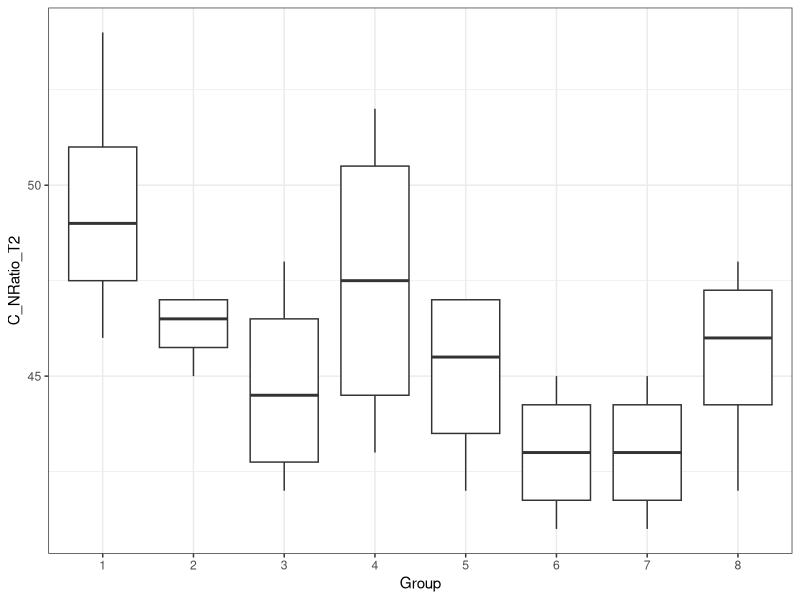
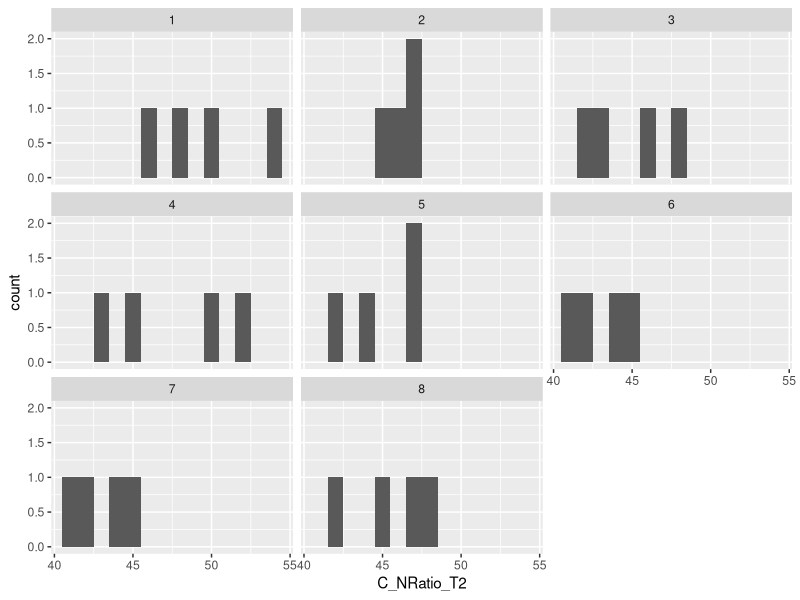
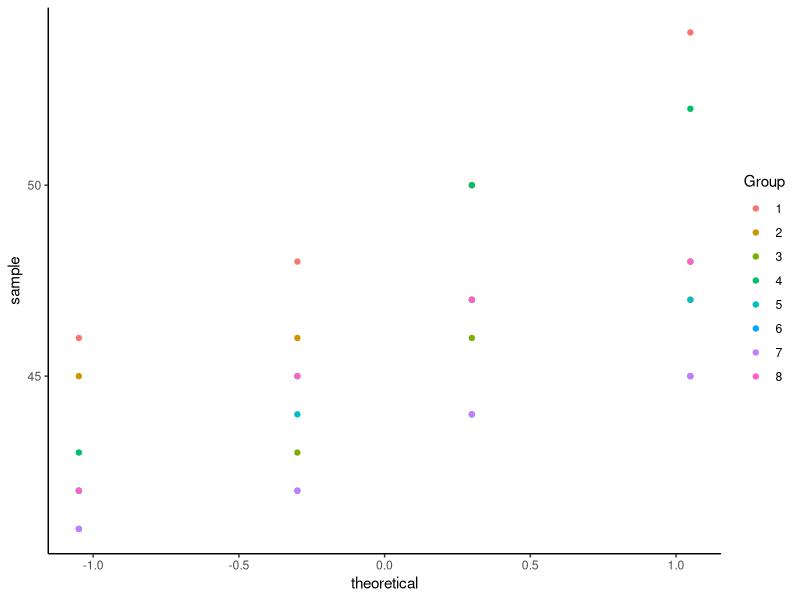
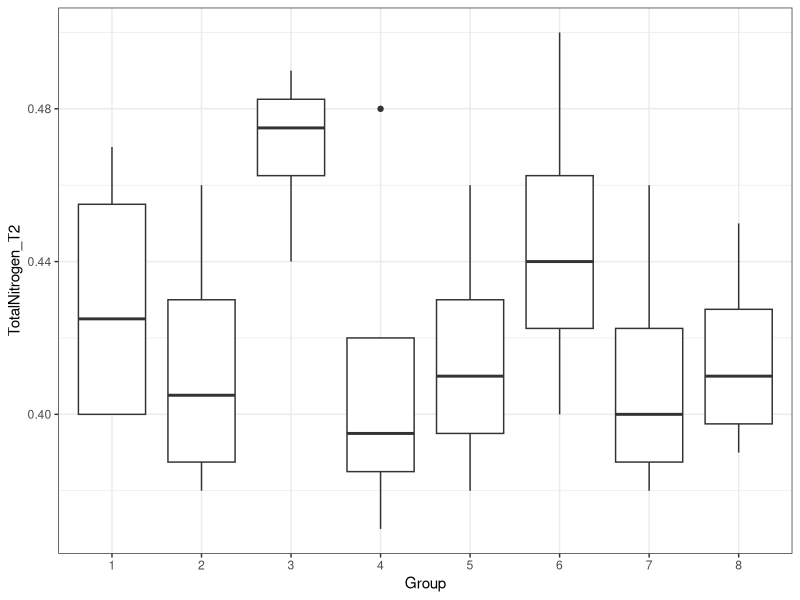
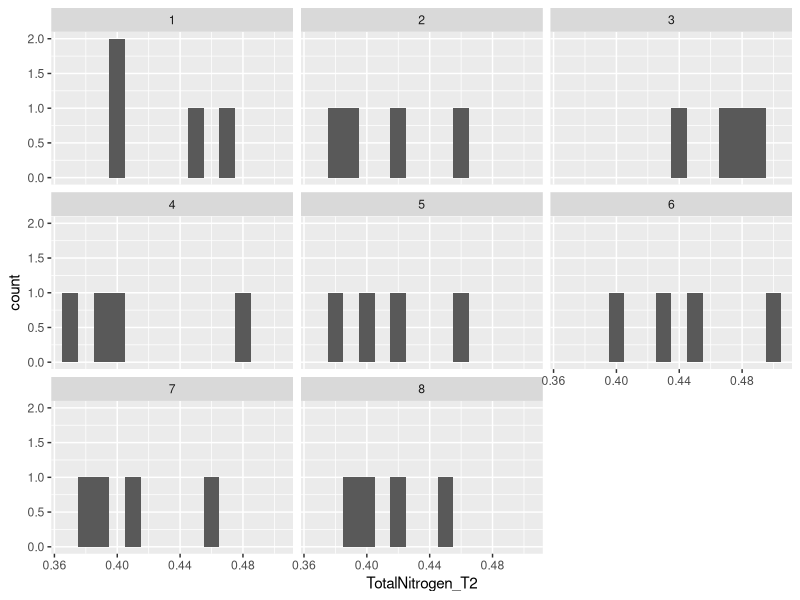
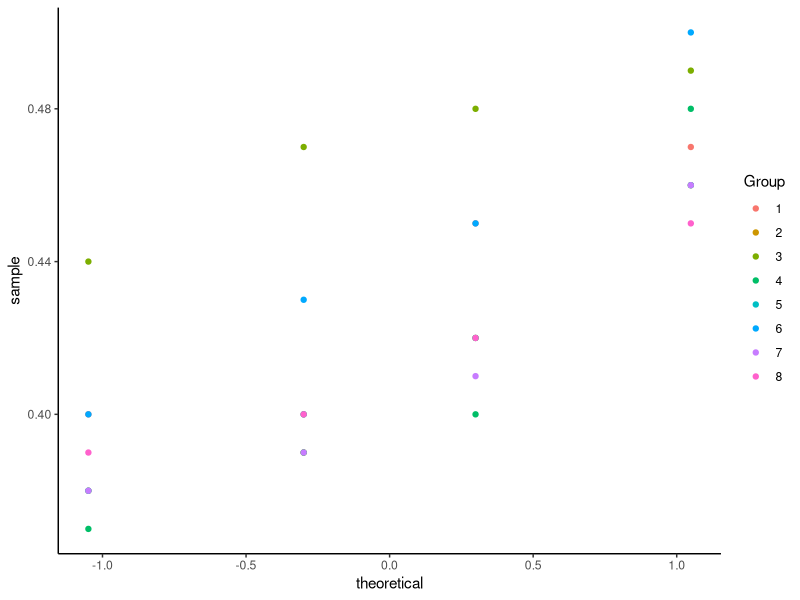
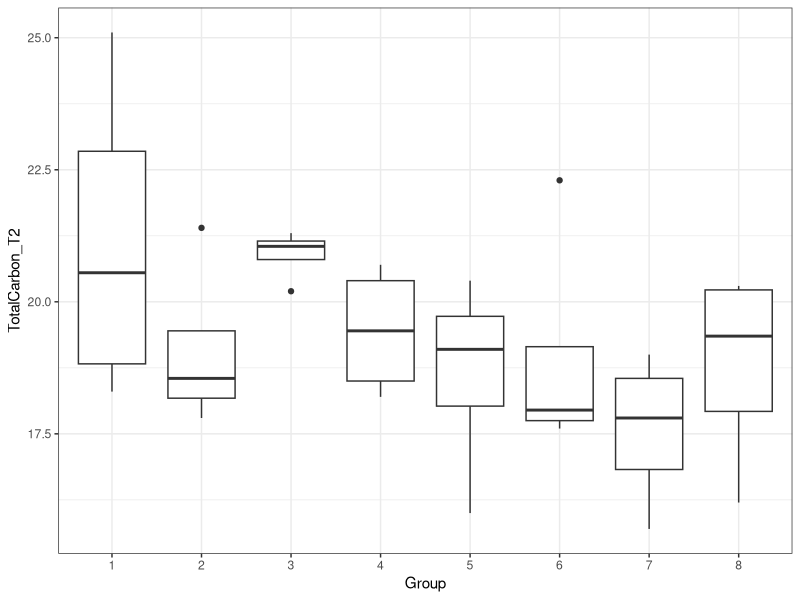
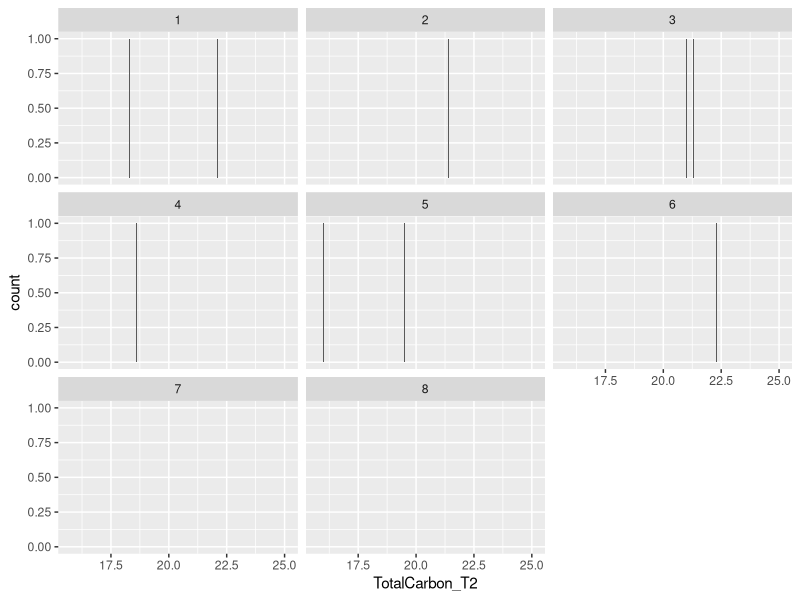

Write the R code that produced these figures, in order. (Note: this script raises an error after producing the figures.)
#### Media Analysis Experiment 1 ####

# Before anything else, verify that your environment is totally clear.
# This is important, because old objects can foul up the works
# Clean up the working environment
rm(list = ls())

# Verify working directory, should be ~/Documents/Analyses/lastname_first
getwd()

# Load tidyverse
library("tidyverse")
# Check for updates
tidyverse_update()

#### Cleaning up the data ####

library(readr)
Media <- read_csv("Shadehouse/SoilTests_Time2.csv")

colnames(Media)[3:3] <- c("Group") ## Renaming the columns
Media$Group <- as.factor(Media$Group)

#### Calculating summary stats to look at change from baseline ####

summ_Media <- Media %>%
  group_by(Group) %>% 
  summarise(mean_C_NRatio_T2 = mean(C_NRatio_T2),
            sd_C_NRatio_T2 = sd(C_NRatio_T2), mean_TotalNitrogen_T2 = mean(TotalNitrogen_T2),
            sd_TotalNitrogen_T2 = sd(TotalNitrogen_T2), mean_TotalCarbon_T2 = mean(TotalCarbon_T2),
            sd_TotalCarbon_T2 = sd(TotalCarbon_T2), ean_DryMatter_T2 = mean(DryMatter_T2),
            sd_DryMatter_T2 = sd(DryMatter_T2), mean_Sodium_T2 = mean(Sodium_T2),
            sd_Sodium_T2 = sd(Sodium_T2), mean_Magnesium_T2 = mean(Magnesium_T2),
            sd_Magnesium_T2 = sd(Magnesium_T2), mean_Calcium_T2 = mean(Calcium_T2),
            sd_Calcium_T2 = sd(Calcium_T2), mean_Potassium_T2 = mean(Potassium_T2),
            sd_Potassium_T2 = sd(Potassium_T2), mean_Sulphur_T2 = mean(Sulphur_T2),
            sd_Sulphur_T2 = sd(Sulphur_T2), mean_Phosphorus_T2 = mean(Phosphorus_T2),
            sd_Phosphorus_T2 = sd(Phosphorus_T2), mean_Ammonium_T2 = mean(Ammonium_T2),
            sd_Ammonium_T2 = sd(Ammonium_T2), mean_Nitrate_T2 = mean(Nitrate_T2),
            sd_Nitrate_T2 = sd(Nitrate_T2), mean_ElectricalConductivity_T2 = mean(ElectricalConductivity_T2),
            sd_ElectricalConductivity_T2 = sd(ElectricalConductivity_T2), mean_pH_T2 = mean(pH_T2),
            sd_pH_T2 = sd(pH_T2))
            

print(summ_Media)


#### Analyzing the differences for each test between groups ####

ggplot(Media, aes(x = Group, y = C_NRatio_T2, group = Group))+
  geom_boxplot() +
  theme_bw() 
ggplot(Media) +
  geom_histogram(aes(C_NRatio_T2), binwidth = 1)+
  facet_wrap(~Group)
ggplot(Media)+
  geom_qq(aes(sample = C_NRatio_T2, color = Group)) +
  theme_classic()

# Check for Homogeneous variance
summ_Media <- Media %>%
  group_by(Group) %>% 
  summarise(mean_C_NRatio_T2 = mean(C_NRatio_T2),
            sd_C_NRatio_T2 = sd(C_NRatio_T2),
            n_C_NRatio_T2 = n())
ratio <-(max(summ_Media$sd_C_NRatio_T2))/(min(summ_Media$sd_C_NRatio_T2))
print(ratio)

# Ratio is too high, try a transformation
Media <- Media %>%
  mutate(logC_NRatio_T2 = log(C_NRatio_T2))

# Check for Homogeneous variance
summ_Media <- Media %>%
  group_by(Group) %>% 
  summarise(mean_logC_NRatio_T2 = mean(logC_NRatio_T2),
            sd_logC_NRatio_T2 = sd(logC_NRatio_T2),
            n_logC_NRatio_T2 = n())
ratio <-(max(summ_Media$sd_logC_NRatio_T2))/(min(summ_Media$sd_logC_NRatio_T2))
print(ratio)

# Did not help, kruskal wallis then
kruskal.test(C_NRatio_T2 ~ Group, data = Media)

# non-significant between treatment groups

# Total Nitrogen
ggplot(Media, aes(x = Group, y = TotalNitrogen_T2, group = Group))+
  geom_boxplot() +
  theme_bw() 
ggplot(Media) +
  geom_histogram(aes(TotalNitrogen_T2), binwidth = 0.01)+
  facet_wrap(~Group)
ggplot(Media)+
  geom_qq(aes(sample = TotalNitrogen_T2, color = Group)) +
  theme_classic()

# Check for Homogeneous variance
summ_Media <- Media %>%
  group_by(Group) %>% 
  summarise(mean_TotalNitrogen_T2 = mean(TotalNitrogen_T2),
            sd_TotalNitrogen_T2 = sd(TotalNitrogen_T2),
            n_TotalNitrogen_T2 = n())
ratio <-(max(summ_Media$sd_TotalNitrogen_T2))/(min(summ_Media$sd_TotalNitrogen_T2))
print(ratio)

# below 3, can do an ANOVA
library("nlme")
library("multcomp")
model01 <- lm(TotalNitrogen_T2~Group, data = Media)
anova(model01)
summary(model01)

# No difference in total N between groups

# Total Carbon
ggplot(Media, aes(x = Group, y = TotalCarbon_T2, group = Group))+
  geom_boxplot() +
  theme_bw() 
ggplot(Media) +
  geom_histogram(aes(TotalCarbon_T2), binwidth = 0.01)+
  facet_wrap(~Group)
ggplot(Media)+
  geom_qq(aes(sample = TotalCarbon_T2, color = Group)) +
  theme_classic()

# Check for Homogeneous variance
summ_Media <- Media %>%
  group_by(Group) %>% 
  summarise(mean_TotalCarbon_T2 = mean(TotalCarbon_T2),
            sd_TotalCarbon_T2 = sd(TotalCarbon_T2),
            n_TotalCarbon_T2 = n())
ratio <-(max(summ_Media$sd_TotalCarbon_T2))/(min(summ_Media$sd_TotalCarbon_T2))
print(ratio)

# Need to try a transformation
Media <- Media %>%
  mutate(logTotalCarbon_T2 = log(TotalCarbon_T2))

# Need to try another transformation
Media <- Media %>%
  mutate(sqrTotalCarbon_T2 = sqrt(TotalCarbon_T2))
# Check for Homogeneous variance
summ_Media <- Media %>%
  group_by(Group) %>% 
  summarise(mean_logTotalCarbon_T2 = mean(logTotalCarbon_T2),
            sd_logTotalCarbon_T2 = sd(logTotalCarbon_T2),
            n_logTotalCarbon_T2 = n())
ratio <-(max(summ_Media$sd_logTotalCarbon_T2))/(min(summ_Media$sd_logTotalCarbon_T2))
print(ratio)

# Check for Homogeneous variance
summ_Media <- Media %>%
  group_by(Group) %>% 
  summarise(mean_sqrTotalCarbon_T2 = mean(sqrTotalCarbon_T2),
            sd_sqrTotalCarbon_T2 = sd(sqrTotalCarbon_T2),
            n_sqrTotalCarbon_T2 = n())
ratio <-(max(summ_Media$sd_sqrTotalCarbon_T2))/(min(summ_Media$sd_sqrTotalCarbon_T2))
print(ratio)

# Did not help, kruskal wallis then
kruskal.test(TotalCarbon_T2 ~ Group, data = Media)

# No difference

# Sodium
ggplot(Media, aes(x = Group, y = Sodium_T2, group = Group))+
  geom_boxplot() +
  theme_bw() 
ggplot(Media) +
  geom_histogram(aes(Sodium_T2), binwidth = 1)+
  facet_wrap(~Group)
ggplot(Media)+
  geom_qq(aes(sample = Sodium_T2, color = Group)) +
  theme_classic()

# Check for Homogeneous variance
summ_Media <- Media %>%
  group_by(Group) %>% 
  summarise(mean_Sodium_T2 = mean(Sodium_T2),
            sd_Sodium_T2 = sd(Sodium_T2),
            n_Sodium_T2 = n())
ratio <-(max(summ_Media$sd_Sodium_T2))/(min(summ_Media$sd_Sodium_T2))
print(ratio)

# Need to try a transformation
Media <- Media %>%
  mutate(logSodium_T2 = log(Sodium_T2))
# Check for Homogeneous variance
summ_Media <- Media %>%
  group_by(Group) %>% 
  summarise(mean_logSodium_T2 = mean(logSodium_T2),
            sd_logSodium_T2 = sd(logSodium_T2),
            n_logSodium_T2 = n())
ratio <-(max(summ_Media$sd_logSodium_T2))/(min(summ_Media$sd_logSodium_T2))
print(ratio)

# Still too high
kruskal.test(Sodium_T2 ~ Group, data = Media)
# No difference

# Magnesium
ggplot(Media, aes(x = Group, y = Magnesium_T2, group = Group))+
  geom_boxplot() +
  theme_bw() 
ggplot(Media) +
  geom_histogram(aes(Magnesium_T2), binwidth = 1)+
  facet_wrap(~Group)
ggplot(Media)+
  geom_qq(aes(sample = Magnesium_T2, color = Group)) +
  theme_classic()

# Check for Homogeneous variance
summ_Media <- Media %>%
  group_by(Group) %>% 
  summarise(mean_Magnesium_T2 = mean(Magnesium_T2),
            sd_Magnesium_T2 = sd(Magnesium_T2),
            n_Magnesium_T2 = n())
ratio <-(max(summ_Media$sd_Magnesium_T2))/(min(summ_Media$sd_Magnesium_T2))
print(ratio)
# infinite (divided by a 0, so will just do kruskal-wallis)

kruskal.test(Magnesium_T2 ~ Group, data = Media)
# Not significant

# Potassium
ggplot(Media, aes(x = Group, y = Potassium_T2, group = Group))+
  geom_boxplot() +
  theme_bw() 
ggplot(Media) +
  geom_histogram(aes(Potassium_T2), binwidth = 1)+
  facet_wrap(~Group)
ggplot(Media)+
  geom_qq(aes(sample = Potassium_T2, color = Group)) +
  theme_classic()

# Check for Homogeneous variance
summ_Media <- Media %>%
  group_by(Group) %>% 
  summarise(mean_Potassium_T2 = mean(Potassium_T2),
            sd_Potassium_T2 = sd(Potassium_T2),
            n_Potassium_T2 = n())
ratio <-(max(summ_Media$sd_Potassium_T2))/(min(summ_Media$sd_Potassium_T2))
print(ratio)

# Try a transformation
Media <- Media %>%
  mutate(logPotassium_T2 = log(Potassium_T2))
# Check for Homogeneous variance
summ_Media <- Media %>%
  group_by(Group) %>% 
  summarise(mean_logPotassium_T2 = mean(logPotassium_T2),
            sd_logPotassium_T2 = sd(logPotassium_T2),
            n_logPotassium_T2 = n())
ratio <-(max(summ_Media$sd_logPotassium_T2))/(min(summ_Media$sd_logPotassium_T2))
print(ratio)

# Still > 3, need to do kruskal-wallis
kruskal.test(Potassium_T2 ~ Group, data = Media)
# Not significant

# Sulphur
ggplot(Media, aes(x = Group, y = Sulphur_T2, group = Group))+
  geom_boxplot() +
  theme_bw() 
ggplot(Media) +
  geom_histogram(aes(Sulphur_T2), binwidth = 1)+
  facet_wrap(~Group)
ggplot(Media)+
  geom_qq(aes(sample = Sulphur_T2, color = Group)) +
  theme_classic()

# Check for Homogeneous variance
summ_Media <- Media %>%
  group_by(Group) %>% 
  summarise(mean_Sulphur_T2 = mean(Sulphur_T2),
            sd_Sulphur_T2 = sd(Sulphur_T2),
            n_Sulphur_T2 = n())
ratio <-(max(summ_Media$sd_Sulphur_T2))/(min(summ_Media$sd_Sulphur_T2))
print(ratio)

## Try a transformation
Media <- Media %>%
  mutate(logSulphur_T2 = log(Sulphur_T2))
# Check for Homogeneous variance
summ_Media <- Media %>%
  group_by(Group) %>% 
  summarise(mean_logSulphur_T2 = mean(logSulphur_T2),
            sd_logSulphur_T2 = sd(logSulphur_T2),
            n_logSulphur_T2 = n())
ratio <-(max(summ_Media$sd_logSulphur_T2))/(min(summ_Media$sd_logSulphur_T2))
print(ratio)

# Still > 3, need to do kruskal-wallis
kruskal.test(Sulphur_T2 ~ Group, data = Media)
# Not significant

# Phosphorus
ggplot(Media, aes(x = Group, y = Phosphorus_T2, group = Group))+
  geom_boxplot() +
  theme_bw() 
ggplot(Media) +
  geom_histogram(aes(Phosphorus_T2), binwidth = 1)+
  facet_wrap(~Group)
ggplot(Media)+
  geom_qq(aes(sample = Phosphorus_T2, color = Group)) +
  theme_classic()

# Check for Homogeneous variance
summ_Media <- Media %>%
  group_by(Group) %>% 
  summarise(mean_Phosphorus_T2 = mean(Phosphorus_T2),
            sd_Phosphorus_T2 = sd(Phosphorus_T2),
            n_Phosphorus_T2 = n())
ratio <-(max(summ_Media$sd_Phosphorus_T2))/(min(summ_Media$sd_Phosphorus_T2))
print(ratio)

# Got an inf, so will just do kruskal-wallis
kruskal.test(Phosphorus_T2 ~ Group, data = Media)
# No difference

# Ammonium
ggplot(Media, aes(x = Group, y = Ammonium_T2, group = Group))+
  geom_boxplot() +
  theme_bw() 
ggplot(Media) +
  geom_histogram(aes(Ammonium_T2), binwidth = 1)+
  facet_wrap(~Group)
ggplot(Media)+
  geom_qq(aes(sample = Ammonium_T2, color = Group)) +
  theme_classic()

# Check for Homogeneous variance
summ_Media <- Media %>%
  group_by(Group) %>% 
  summarise(mean_Ammonium_T2 = mean(Ammonium_T2),
            sd_Ammonium_T2 = sd(Ammonium_T2),
            n_Ammonium_T2 = n())
ratio <-(max(summ_Media$sd_Ammonium_T2))/(min(summ_Media$sd_Ammonium_T2))
print(ratio)

# Got an inf, so will just do kruskal-wallis
kruskal.test(Ammonium_T2 ~ Group, data = Media)
# No difference

# Nitrate
ggplot(Media, aes(x = Group, y = Nitrate_T2, group = Group))+
  geom_boxplot() +
  theme_bw() 
ggplot(Media) +
  geom_histogram(aes(Nitrate_T2), binwidth = 1)+
  facet_wrap(~Group)
ggplot(Media)+
  geom_qq(aes(sample = Nitrate_T2, color = Group)) +
  theme_classic()

# Check for Homogeneous variance
summ_Media <- Media %>%
  group_by(Group) %>% 
  summarise(mean_Nitrate_T2 = mean(Nitrate_T2),
            sd_Nitrate_T2 = sd(Nitrate_T2),
            n_Nitrate_T2 = n())
ratio <-(max(summ_Media$sd_Nitrate_T2))/(min(summ_Media$sd_Nitrate_T2))
print(ratio)

# Try a transformation
Media <- Media %>%
  mutate(logNitrate_T2 = log(Nitrate_T2))
# Check for Homogeneous variance
summ_Media <- Media %>%
  group_by(Group) %>% 
  summarise(mean_logNitrate_T2 = mean(logNitrate_T2),
            sd_logNitrate_T2 = sd(logNitrate_T2),
            n_logNitrate_T2 = n())
ratio <-(max(summ_Media$sd_logNitrate_T2))/(min(summ_Media$sd_logNitrate_T2))
print(ratio)

# <3, do an ANOVA
model01 <- aov(Nitrate_T2~Group, data = Media)
anova(model01)
summary(model01)
# No difference

# ElectricalConductivity
ggplot(Media, aes(x = Group, y = ElectricalConductivity_T2, group = Group))+
  geom_boxplot() +
  theme_bw() 
ggplot(Media) +
  geom_histogram(aes(ElectricalConductivity_T2), binwidth = 1)+
  facet_wrap(~Group)
ggplot(Media)+
  geom_qq(aes(sample = ElectricalConductivity_T2, color = Group)) +
  theme_classic()

# Check for Homogeneous variance
summ_Media <- Media %>%
  group_by(Group) %>% 
  summarise(mean_ElectricalConductivity_T2 = mean(ElectricalConductivity_T2),
            sd_ElectricalConductivity_T2 = sd(ElectricalConductivity_T2),
            n_ElectricalConductivity_T2 = n())
ratio <-(max(summ_Media$sd_ElectricalConductivity_T2))/(min(summ_Media$sd_ElectricalConductivity_T2))
print(ratio)

# Got an inf, so will just do kruskal-wallis
kruskal.test(ElectricalConductivity_T2 ~ Group, data = Media)
# No difference

# pH
ggplot(Media, aes(x = Group, y = pH_T2, group = Group))+
  geom_boxplot() +
  theme_bw() 
ggplot(Media) +
  geom_histogram(aes(pH_T2), binwidth = 1)+
  facet_wrap(~Group)
ggplot(Media)+
  geom_qq(aes(sample = pH_T2, color = Group)) +
  theme_classic()

# Check for Homogeneous variance
summ_Media <- Media %>%
  group_by(Group) %>% 
  summarise(mean_pH_T2 = mean(pH_T2),
            sd_pH_T2 = sd(pH_T2),
            n_pH_T2 = n())
ratio <-(max(summ_Media$sd_pH_T2))/(min(summ_Media$sd_pH_T2))
print(ratio)

# Try a transformation
Media <- Media %>%
  mutate(logpH_T2 = log(pH_T2))
# Check for Homogeneous variance
summ_Media <- Media %>%
  group_by(Group) %>% 
  summarise(mean_logpH_T2 = mean(logpH_T2),
            sd_logpH_T2 = sd(logpH_T2),
            n_logpH_T2 = n())
ratio <-(max(summ_Media$sd_logpH_T2))/(min(summ_Media$sd_logpH_T2))
print(ratio)

# Still > 3, need to do kruskal-wallis
kruskal.test(pH_T2 ~ Group, data = Media)
# no difference

#### Pairwise Comparisons ####
# wattle comparisons
MediaWattle <- Media %>%
  mutate(Group = case_when(
    Group  %in% c(2, 4, 5, 7) ~ "wattle",
    Group %in% c(1, 3, 6, 8) ~ "no wattle",
    TRUE ~ NA_character_  # Optional: handles other values
  ))

ggplot(MediaWattle, aes(x = Group, y = TotalNitrogen_T2, group = Group))+
  geom_boxplot() +
  theme_bw() 
ggplot(MediaWattle) +
  geom_histogram(aes(TotalNitrogen_T2), binwidth = 1)+
  facet_wrap(~Group)
ggplot(MediaWattle)+
  geom_qq(aes(sample = TotalNitrogen_T2, color = Group)) +
  theme_classic()

wilcox.test(Nitrate_T2 ~ Group, data = MediaWattle, var.equal = TRUE,exact = FALSE, alternative = "less", mu = 0, conf.level = 0.95)
wilcox.test(Ammonium_T2 ~ Group, data = MediaWattle, var.equal = TRUE,exact = FALSE, alternative = "less", mu = 0, conf.level = 0.95)
wilcox.test(C_NRatio_T2 ~ Group, data = MediaWattle, var.equal = TRUE,exact = FALSE, alternative = "less", mu = 0, conf.level = 0.95)
wilcox.test(Phosphorus_T2 ~ Group, data = MediaWattle, var.equal = TRUE,exact = FALSE, alternative = "less", mu = 0, conf.level = 0.95)
wilcox.test(Potassium_T2 ~ Group, data = MediaWattle, var.equal = TRUE,exact = FALSE, alternative = "less", mu = 0, conf.level = 0.95)
t.test(TotalNitrogen_T2 ~ Group, data = MediaWattle, var.equal = FALSE)

# privet tests
MediaPrivet <- Media %>%
  mutate(Group = case_when(
    Group  %in% c(2, 3, 5, 8) ~ "privet",
    Group %in% c(1, 4, 6, 7) ~ "no privet",
    TRUE ~ NA_character_  # Optional: handles other values
  ))

t.test(TotalNitrogen_T2 ~ Group, data = MediaPrivet, var.equal = FALSE)
wilcox.test(Nitrate_T2 ~ Group, data = MediaPrivet, var.equal = TRUE,exact = FALSE, alternative = "less", mu = 0, conf.level = 0.95)
wilcox.test(Ammonium_T2 ~ Group, data = MediaPrivet, var.equal = TRUE,exact = FALSE, alternative = "less", mu = 0, conf.level = 0.95)
wilcox.test(C_NRatio_T2 ~ Group, data = MediaPrivet, var.equal = TRUE,exact = FALSE, alternative = "less", mu = 0, conf.level = 0.95)
wilcox.test(Phosphorus_T2 ~ Group, data = MediaPrivet, var.equal = TRUE,exact = FALSE, alternative = "less", mu = 0, conf.level = 0.95)
wilcox.test(Potassium_T2 ~ Group, data = MediaPrivet, var.equal = TRUE,exact = FALSE, alternative = "less", mu = 0, conf.level = 0.95)

summary_Privet <- MediaPrivet %>%
  group_by(Group) %>%
  summarise(mean_Phosphorus_T2 = mean(Phosphorus_T2),
            median_Phosphorus_T2 = median(Phosphorus_T2),
            IQR_Phosphorus_T2 = IQR(Phosphorus_T2),
            sd_Phosphorus_T2 = sd(Phosphorus_T2),
            var_Phosphorus_T2 = var(Phosphorus_T2),
            se_Phosphorus_T2 = sd(Phosphorus_T2)/sqrt(n()),
            n_Phosphorus_T2 = n())

print(summary_Privet)

# Woolly tests
MediaWoolly <- Media %>%
  mutate(Group = case_when(
    Group  %in% c(2, 3, 4, 6) ~ "woolly",
    Group %in% c(1, 5, 7, 8) ~ "no woolly",
    TRUE ~ NA_character_  # Optional: handles other values
  ))

t.test(TotalNitrogen_T2 ~ Group, data = MediaWoolly, var.equal = FALSE)
wilcox.test(Nitrate_T2 ~ Group, data = MediaWoolly, var.equal = TRUE,exact = FALSE, alternative = "less", mu = 0, conf.level = 0.95)
wilcox.test(Ammonium_T2 ~ Group, data = MediaWoolly, var.equal = TRUE,exact = FALSE, alternative = "less", mu = 0, conf.level = 0.95)
wilcox.test(C_NRatio_T2 ~ Group, data = MediaWoolly, var.equal = TRUE,exact = FALSE, alternative = "less", mu = 0, conf.level = 0.95)
wilcox.test(Phosphorus_T2 ~ Group, data = MediaWoolly, var.equal = TRUE,exact = FALSE, alternative = "less", mu = 0, conf.level = 0.95)
wilcox.test(Potassium_T2 ~ Group, data = MediaWoolly, var.equal = TRUE,exact = FALSE, alternative = "less", mu = 0, conf.level = 0.95)


# mixture of weeds vs monoculture
# Woolly tests
MediaMono <- Media %>%
  mutate(Group = case_when(
    Group  %in% c(2, 3, 4, 5) ~ "mixture",
    Group %in% c(6, 7, 8) ~ "monoculture",
    TRUE ~ NA_character_  # Optional: handles other values
  ))

# remove NA
MediaMono <- MediaMono %>%
  filter(!is.na(Group))

t.test(TotalNitrogen_T2 ~ Group, data = MediaMono, var.equal = FALSE)
wilcox.test(Nitrate_T2 ~ Group, data = MediaMono, var.equal = TRUE,exact = FALSE, alternative = "less", mu = 0, conf.level = 0.95)
wilcox.test(Ammonium_T2 ~ Group, data = MediaMono, var.equal = TRUE,exact = FALSE, alternative = "less", mu = 0, conf.level = 0.95)
wilcox.test(C_NRatio_T2 ~ Group, data = MediaMono, var.equal = TRUE,exact = FALSE, alternative = "less", mu = 0, conf.level = 0.95)
wilcox.test(Phosphorus_T2 ~ Group, data = MediaMono, var.equal = TRUE,exact = FALSE, alternative = "less", mu = 0, conf.level = 0.95)
wilcox.test(Potassium_T2 ~ Group, data = MediaMono, var.equal = TRUE,exact = FALSE, alternative = "less", mu = 0, conf.level = 0.95)

summary_Mono <- MediaMono %>%
  group_by(Group) %>%
  summarise(mean_Nitrate_T2 = mean(Nitrate_T2),
            median_Nitrate_T2 = median(Nitrate_T2),
            IQR_Nitrate_T2 = IQR(Nitrate_T2),
            sd_Nitrate_T2 = sd(Nitrate_T2),
            var_Nitrate_T2 = var(Nitrate_T2),
            se_Nitrate_T2 = sd(Nitrate_T2)/sqrt(n()),
            n_Nitrate_T2 = n())

print(summary_Mono)

#### Change in media paired comparisons ####

# make a new column that is the T 2 value minus the T 1 value
# Nitrate
Media <- Media %>%
  mutate(ChangeNitrate = (Nitrate_T2 - Nitrate_T1))
# Ammonium
Media <- Media %>%
  mutate(ChangeAmmonium = (Ammonium_T2 - Ammonium_T1))
# C_N Ratio
Media <- Media %>%
  mutate(ChangeC_NRatio = (C_NRatio_T2 - C_NRatio_T1))
# Phosphorus
Media <- Media %>%
  mutate(ChangePhosphorus = (Phosphorus_T2 - Phosphorus_T1))
# Potassium
Media <- Media %>%
  mutate(ChangePotassium = (Potassium_T2 - Potassium_T1))
# total Nitrogen
Media <- Media %>%
  mutate(ChangeTotalNitrogen = (TotalNitrogen_T2 - TotalNitrogen_T1))

# Show summary stats #
summ_MediaChange <- Media %>%
  group_by(Group) %>% 
  summarise(mean_ChangeC_NRatio = mean(ChangeC_NRatio),
            sd_ChangeC_NRatio = sd(ChangeC_NRatio), se_ChangeC_NRatio = sd(ChangeC_NRatio)/sqrt(n()), mean_ChangeTotalNitrogen = mean(ChangeTotalNitrogen),
            sd_ChangeTotalNitrogen = sd(ChangeTotalNitrogen), se_ChangeTotalNitrogen = sd(ChangeTotalNitrogen)/sqrt(n()),
            mean_ChangePotassium = mean(ChangePotassium), sd_ChangePotassium = sd(ChangePotassium),
            se_ChangePotassium = sd(ChangePotassium)/sqrt(n()), mean_ChangePhosphorus = mean(ChangePhosphorus),
            sd_ChangePhosphorus = sd(ChangePhosphorus), se_ChangePhosphorus = sd(ChangePhosphorus)/sqrt(n()), mean_ChangeAmmonium = mean(ChangeAmmonium),
            sd_ChangeAmmonium = sd(ChangeAmmonium), se_ChangeAmmonium = sd(ChangeAmmonium)/sqrt(n()), mean_ChangeNitrate = mean(ChangeNitrate),
            sd_ChangeNitrate = sd(ChangeNitrate), se_ChangeNitrate = sd(ChangeNitrate)/sqrt(n()))

print(summ_MediaChange)


library(writexl)

write_xlsx(summ_MediaChange, "C:/Users/bella/Documents/summ_MediaChange.xlsx")

# wattle comparisons
MediaWattle <- Media %>%
  mutate(Group = case_when(
    Group  %in% c(2, 4, 5, 7) ~ "wattle",
    Group %in% c(1, 3, 6, 8) ~ "no wattle",
    TRUE ~ NA_character_  # Optional: handles other values
  ))

ggplot(MediaWattle, aes(x = Group, y = ChangeTotalNitrogen, group = Group))+
  geom_boxplot() +
  theme_bw() 
ggplot(MediaWattle) +
  geom_histogram(aes(ChangeTotalNitrogen), binwidth = 1)+
  facet_wrap(~Group)
ggplot(MediaWattle)+
  geom_qq(aes(sample = ChangeTotalNitrogen, color = Group)) +
  theme_classic()

wilcox.test(ChangeNitrate ~ Group, data = MediaWattle, var.equal = TRUE,exact = FALSE, alternative = "less", mu = 0, conf.level = 0.95)
wilcox.test(ChangeAmmonium ~ Group, data = MediaWattle, var.equal = TRUE,exact = FALSE, alternative = "less", mu = 0, conf.level = 0.95)
wilcox.test(ChangeC_NRatio ~ Group, data = MediaWattle, var.equal = TRUE,exact = FALSE, alternative = "less", mu = 0, conf.level = 0.95)
wilcox.test(ChangePhosphorus ~ Group, data = MediaWattle, var.equal = TRUE,exact = FALSE, alternative = "less", mu = 0, conf.level = 0.95)
wilcox.test(ChangePotassium ~ Group, data = MediaWattle, var.equal = TRUE,exact = FALSE, alternative = "less", mu = 0, conf.level = 0.95)
t.test(ChangeTotalNitrogen ~ Group, data = MediaWattle, var.equal = FALSE)

# nitrate
summary_Wattle <- MediaWattle %>%
  group_by(Group) %>%
  summarise(mean_ChangeNitrate = mean(ChangeNitrate),
            median_ChangeNitrate = median(ChangeNitrate),
            IQR_ChangeNitrate = IQR(ChangeNitrate),
            sd_ChangeNitrate = sd(ChangeNitrate),
            var_ChangeNitrate = var(ChangeNitrate),
            se_ChangeNitrate = sd(ChangeNitrate)/sqrt(n()),
            n_ChangeNitrate = n())

print(summary_Wattle)

# ammonium
summary_Wattle <- MediaWattle %>%
  group_by(Group) %>%
  summarise(mean_ChangeAmmonium = mean(ChangeAmmonium),
            median_ChangeAmmonium = median(ChangeAmmonium),
            IQR_ChangeAmmonium = IQR(ChangeAmmonium),
            sd_ChangeAmmonium = sd(ChangeAmmonium),
            var_ChangeAmmonium = var(ChangeAmmonium),
            se_ChangeAmmonium = sd(ChangeAmmonium)/sqrt(n()),
            n_ChangeAmmonium = n())

print(summary_Wattle)

# total nitrogen
summary_Wattle <- MediaWattle %>%
  group_by(Group) %>%
  summarise(mean_ChangeTotalNitrogen = mean(ChangeTotalNitrogen),
            median_ChangeTotalNitrogen = median(ChangeTotalNitrogen),
            IQR_ChangeTotalNitrogen = IQR(ChangeTotalNitrogen),
            sd_ChangeTotalNitrogen = sd(ChangeTotalNitrogen),
            var_ChangeTotalNitrogen = var(ChangeTotalNitrogen),
            se_ChangeTotalNitrogen = sd(ChangeTotalNitrogen)/sqrt(n()),
            n_ChangeTotalNitrogen = n())

print(summary_Wattle)


# privet
MediaPrivet <- Media %>%
  mutate(Group = case_when(
    Group  %in% c(2, 3, 5, 8) ~ "privet",
    Group %in% c(1, 4, 6, 7) ~ "no privet",
    TRUE ~ NA_character_  # Optional: handles other values
  ))

ggplot(MediaPrivet, aes(x = Group, y = ChangeTotalNitrogen, group = Group))+
  geom_boxplot() +
  theme_bw() 
ggplot(MediaPrivet) +
  geom_histogram(aes(ChangeTotalNitrogen), binwidth = 1)+
  facet_wrap(~Group)
ggplot(MediaPrivet)+
  geom_qq(aes(sample = ChangeTotalNitrogen, color = Group)) +
  theme_classic()

wilcox.test(ChangeNitrate ~ Group, data = MediaPrivet, var.equal = TRUE,exact = FALSE, alternative = "less", mu = 0, conf.level = 0.95)
wilcox.test(ChangeAmmonium ~ Group, data = MediaPrivet, var.equal = TRUE,exact = FALSE, alternative = "less", mu = 0, conf.level = 0.95)
wilcox.test(ChangeC_NRatio ~ Group, data = MediaPrivet, var.equal = TRUE,exact = FALSE, alternative = "less", mu = 0, conf.level = 0.95)
wilcox.test(ChangePhosphorus ~ Group, data = MediaPrivet, var.equal = TRUE,exact = FALSE, alternative = "less", mu = 0, conf.level = 0.95)
wilcox.test(ChangePotassium ~ Group, data = MediaPrivet, var.equal = TRUE,exact = FALSE, alternative = "less", mu = 0, conf.level = 0.95)
t.test(ChangeTotalNitrogen ~ Group, data = MediaPrivet, var.equal = FALSE)

summary_Privet <- MediaPrivet %>%
  group_by(Group) %>%
  summarise(mean_ChangePhosphorus = mean(ChangePhosphorus),
            median_ChangePhosphorus = median(ChangePhosphorus),
            IQR_ChangePhosphorus = IQR(ChangePhosphorus),
            sd_ChangePhosphorus = sd(ChangePhosphorus),
            var_ChangePhosphorus = var(ChangePhosphorus),
            se_ChangePhosphorus = sd(ChangePhosphorus)/sqrt(n()),
            n_ChangePhosphorus = n())

print(summary_Privet)

# Woolly
MediaWoolly <- Media %>%
  mutate(Group = case_when(
    Group  %in% c(2, 3, 4, 6) ~ "woolly",
    Group %in% c(1, 5, 7, 8) ~ "no woolly",
    TRUE ~ NA_character_  # Optional: handles other values
  ))

ggplot(MediaWoolly, aes(x = Group, y = ChangeTotalNitrogen, group = Group))+
  geom_boxplot() +
  theme_bw() 
ggplot(MediaWoolly) +
  geom_histogram(aes(ChangeTotalNitrogen), binwidth = 1)+
  facet_wrap(~Group)
ggplot(MediaWoolly)+
  geom_qq(aes(sample = ChangeTotalNitrogen, color = Group)) +
  theme_classic()

wilcox.test(ChangeNitrate ~ Group, data = MediaWoolly, var.equal = TRUE,exact = FALSE, alternative = "less", mu = 0, conf.level = 0.95)
wilcox.test(ChangeAmmonium ~ Group, data = MediaWoolly, var.equal = TRUE,exact = FALSE, alternative = "less", mu = 0, conf.level = 0.95)
wilcox.test(ChangeC_NRatio ~ Group, data = MediaWoolly, var.equal = TRUE,exact = FALSE, alternative = "less", mu = 0, conf.level = 0.95)
wilcox.test(ChangePhosphorus ~ Group, data = MediaWoolly, var.equal = TRUE,exact = FALSE, alternative = "less", mu = 0, conf.level = 0.95)
wilcox.test(ChangePotassium ~ Group, data = MediaWoolly, var.equal = TRUE,exact = FALSE, alternative = "less", mu = 0, conf.level = 0.95)
t.test(ChangeTotalNitrogen ~ Group, data = MediaWoolly, var.equal = FALSE)

# mixture of weeds vs monoculture
# Woolly tests
MediaMono <- Media %>%
  mutate(Group = case_when(
    Group  %in% c(2, 3, 4, 5) ~ "mixture",
    Group %in% c(6, 7, 8) ~ "monoculture",
    TRUE ~ NA_character_  # Optional: handles other values
  ))

# remove NA
MediaMono <- MediaMono %>%
  filter(!is.na(Group))

ggplot(MediaMono, aes(x = Group, y = ChangeTotalNitrogen, group = Group))+
  geom_boxplot() +
  theme_bw() 
ggplot(MediaMono) +
  geom_histogram(aes(ChangeTotalNitrogen), binwidth = 1)+
  facet_wrap(~Group)
ggplot(MediaMono)+
  geom_qq(aes(sample = ChangeTotalNitrogen, color = Group)) +
  theme_classic()

wilcox.test(ChangeNitrate ~ Group, data = MediaMono, var.equal = TRUE,exact = FALSE, alternative = "less", mu = 0, conf.level = 0.95)
wilcox.test(ChangeAmmonium ~ Group, data = MediaMono, var.equal = TRUE,exact = FALSE, alternative = "less", mu = 0, conf.level = 0.95)
wilcox.test(ChangeC_NRatio ~ Group, data = MediaMono, var.equal = TRUE,exact = FALSE, alternative = "less", mu = 0, conf.level = 0.95)
wilcox.test(ChangePhosphorus ~ Group, data = MediaMono, var.equal = TRUE,exact = FALSE, alternative = "less", mu = 0, conf.level = 0.95)
wilcox.test(ChangePotassium ~ Group, data = MediaMono, var.equal = TRUE,exact = FALSE, alternative = "less", mu = 0, conf.level = 0.95)
t.test(ChangeTotalNitrogen ~ Group, data = MediaMono, var.equal = FALSE)

summary_Mono <- MediaMono %>%
  group_by(Group) %>%
  summarise(mean_ChangeNitrate = mean(ChangeNitrate),
            median_ChangeNitrate = median(ChangeNitrate),
            IQR_ChangeNitrate = IQR(ChangeNitrate),
            sd_ChangeNitrate = sd(ChangeNitrate),
            var_ChangeNitrate = var(ChangeNitrate),
            se_ChangeNitrate = sd(ChangeNitrate)/sqrt(n()),
            n_ChangeNitrate = n())

print(summary_Mono)
